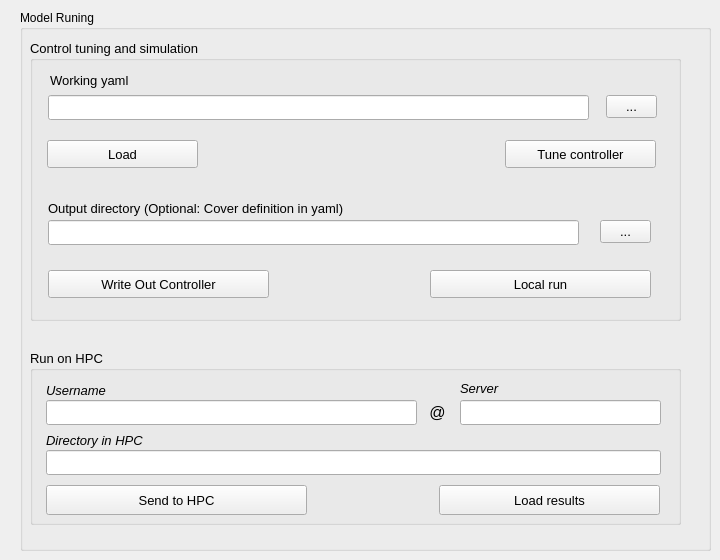
    <widget class="QWidget" name="ParametricSweep">
     <attribute name="title">
      <string>Parametric Sweep</string>
     </attribute>
     <widget class="QGroupBox" name="mapGroupBox_5">
      <property name="geometry">
       <rect>
        <x>20</x>
        <y>10</y>
        <width>691</width>
        <height>541</height>
       </rect>
      </property>
      <property name="font">
       <font>
        <weight>50</weight>
        <bold>false</bold>
       </font>
      </property>
      <property name="title">
       <string>Model Runing</string>
      </property>
      <widget class="QGroupBox" name="postGroupBox_12">
       <property name="geometry">
        <rect>
         <x>10</x>
         <y>340</y>
         <width>651</width>
         <height>175</height>
        </rect>
       </property>
       <property name="font">
        <font>
         <pointsize>10</pointsize>
         <weight>50</weight>
         <bold>false</bold>
        </font>
       </property>
       <property name="title">
        <string>Run on HPC</string>
       </property>
       <widget class="QPushButton" name="SendToHPC_2">
        <property name="geometry">
         <rect>
          <x>16</x>
          <y>135</y>
          <width>261</width>
          <height>30</height>
         </rect>
        </property>
        <property name="font">
         <font>
          <pointsize>10</pointsize>
          <weight>50</weight>
          <bold>false</bold>
         </font>
        </property>
        <property name="text">
         <string>Send to HPC</string>
        </property>
       </widget>
       <widget class="QLabel" name="label_46">
        <property name="geometry">
         <rect>
          <x>16</x>
          <y>82</y>
          <width>111</width>
          <height>17</height>
         </rect>
        </property>
        <property name="font">
         <font>
          <pointsize>10</pointsize>
          <weight>50</weight>
          <italic>true</italic>
          <bold>false</bold>
         </font>
        </property>
        <property name="text">
         <string>Directory in HPC</string>
        </property>
       </widget>
       <widget class="QLabel" name="label_47">
        <property name="geometry">
         <rect>
          <x>430</x>
          <y>30</y>
          <width>61</width>
          <height>17</height>
         </rect>
        </property>
        <property name="font">
         <font>
          <pointsize>10</pointsize>
          <weight>50</weight>
          <italic>true</italic>
          <bold>false</bold>
         </font>
        </property>
        <property name="text">
         <string>Server </string>
        </property>
       </widget>
       <widget class="QLineEdit" name="lineEdit_25">
        <property name="geometry">
         <rect>
          <x>16</x>
          <y>100</y>
          <width>615</width>
          <height>25</height>
         </rect>
        </property>
       </widget>
       <widget class="QLineEdit" name="lineEdit_26">
        <property name="geometry">
         <rect>
          <x>430</x>
          <y>50</y>
          <width>201</width>
          <height>25</height>
         </rect>
        </property>
       </widget>
       <widget class="QLabel" name="label_50">
        <property name="geometry">
         <rect>
          <x>16</x>
          <y>32</y>
          <width>81</width>
          <height>17</height>
         </rect>
        </property>
        <property name="font">
         <font>
          <pointsize>10</pointsize>
          <weight>50</weight>
          <italic>true</italic>
          <bold>false</bold>
         </font>
        </property>
        <property name="text">
         <string>Username</string>
        </property>
       </widget>
       <widget class="QPushButton" name="LoadResults_2">
        <property name="geometry">
         <rect>
          <x>409</x>
          <y>135</y>
          <width>221</width>
          <height>30</height>
         </rect>
        </property>
        <property name="font">
         <font>
          <pointsize>10</pointsize>
          <weight>50</weight>
          <bold>false</bold>
         </font>
        </property>
        <property name="text">
         <string>Load results</string>
        </property>
       </widget>
       <widget class="QLineEdit" name="lineEdit_27">
        <property name="geometry">
         <rect>
          <x>16</x>
          <y>50</y>
          <width>371</width>
          <height>25</height>
         </rect>
        </property>
       </widget>
       <widget class="QLabel" name="label_51">
        <property name="geometry">
         <rect>
          <x>399</x>
          <y>54</y>
          <width>21</width>
          <height>17</height>
         </rect>
        </property>
        <property name="font">
         <font>
          <pointsize>12</pointsize>
          <weight>50</weight>
          <italic>true</italic>
          <bold>false</bold>
         </font>
        </property>
        <property name="text">
         <string>@</string>
        </property>
       </widget>
      </widget>
      <widget class="QGroupBox" name="postGroupBox_14">
       <property name="geometry">
        <rect>
         <x>10</x>
         <y>30</y>
         <width>651</width>
         <height>281</height>
        </rect>
       </property>
       <property name="font">
        <font>
         <pointsize>10</pointsize>
         <weight>50</weight>
         <bold>false</bold>
        </font>
       </property>
       <property name="title">
        <string>Control tuning and simulation</string>
       </property>
       <widget class="QPushButton" name="Loadyaml">
        <property name="geometry">
         <rect>
          <x>17</x>
          <y>100</y>
          <width>151</width>
          <height>28</height>
         </rect>
        </property>
        <property name="toolTip">
         <string>Save The Current Configuration</string>
        </property>
        <property name="toolTipDuration">
         <number>1</number>
        </property>
        <property name="text">
         <string>Load</string>
        </property>
       </widget>
       <widget class="QLabel" name="F_LPFDamping_8">
        <property name="geometry">
         <rect>
          <x>20</x>
          <y>30</y>
          <width>101</width>
          <height>21</height>
         </rect>
        </property>
        <property name="font">
         <font>
          <family>Nirmala UI</family>
          <pointsize>10</pointsize>
          <weight>50</weight>
          <bold>false</bold>
         </font>
        </property>
        <property name="text">
         <string>Working yaml</string>
        </property>
       </widget>
       <widget class="QLineEdit" name="lineEdit_53">
        <property name="geometry">
         <rect>
          <x>18</x>
          <y>55</y>
          <width>541</width>
          <height>25</height>
         </rect>
        </property>
       </widget>
       <widget class="QToolButton" name="toolButton_6">
        <property name="geometry">
         <rect>
          <x>576</x>
          <y>55</y>
          <width>51</width>
          <height>23</height>
         </rect>
        </property>
        <property name="text">
         <string>...</string>
        </property>
       </widget>
       <widget class="QPushButton" name="ControlTune">
        <property name="geometry">
         <rect>
          <x>475</x>
          <y>100</y>
          <width>151</width>
          <height>28</height>
         </rect>
        </property>
        <property name="toolTip">
         <string>Save The Current Configuration</string>
        </property>
        <property name="toolTipDuration">
         <number>1</number>
        </property>
        <property name="text">
         <string>Tune controller</string>
        </property>
       </widget>
       <widget class="QPushButton" name="PushRun">
        <property name="geometry">
         <rect>
          <x>400</x>
          <y>230</y>
          <width>221</width>
          <height>28</height>
         </rect>
        </property>
        <property name="toolTip">
         <string>Save The Current Configuration</string>
        </property>
        <property name="toolTipDuration">
         <number>1</number>
        </property>
        <property name="text">
         <string>Local run</string>
        </property>
       </widget>
       <widget class="QLabel" name="label_20">
        <property name="geometry">
         <rect>
          <x>18</x>
          <y>160</y>
          <width>351</width>
          <height>16</height>
         </rect>
        </property>
        <property name="font">
         <font>
          <pointsize>10</pointsize>
          <weight>50</weight>
          <bold>false</bold>
         </font>
        </property>
        <property name="text">
         <string>Output directory (Optional: Cover definition in yaml)</string>
        </property>
       </widget>
       <widget class="QLineEdit" name="lineEdit_54">
        <property name="geometry">
         <rect>
          <x>18</x>
          <y>180</y>
          <width>531</width>
          <height>25</height>
         </rect>
        </property>
       </widget>
       <widget class="QToolButton" name="SetOutDir">
        <property name="geometry">
         <rect>
          <x>570</x>
          <y>180</y>
          <width>51</width>
          <height>23</height>
         </rect>
        </property>
        <property name="text">
         <string>...</string>
        </property>
       </widget>
       <widget class="QPushButton" name="WritoutModel">
        <property name="geometry">
         <rect>
          <x>18</x>
          <y>230</y>
          <width>221</width>
          <height>28</height>
         </rect>
        </property>
        <property name="toolTip">
         <string>Save The Current Configuration</string>
        </property>
        <property name="toolTipDuration">
         <number>1</number>
        </property>
        <property name="text">
         <string>Write Out Controller</string>
        </property>
       </widget>
      </widget>
     </widget>
    </widget>
